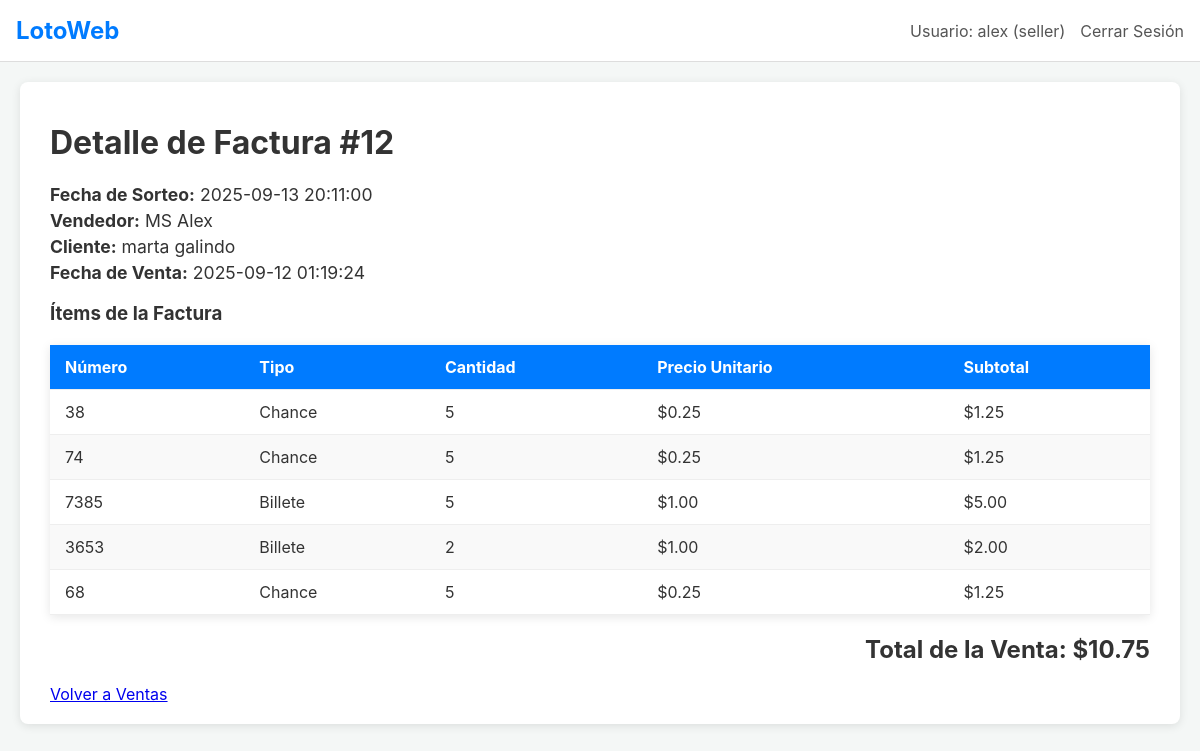
The app's page /sales/12 (signed in) with its own data.
### tables this page shows
CREATE TABLE users (
    id INTEGER PRIMARY KEY AUTOINCREMENT,
    username TEXT UNIQUE NOT NULL,
    password TEXT NOT NULL,
    role TEXT NOT NULL, -- 'admin' or 'seller'
    name TEXT,
    phone TEXT,
    province TEXT,
    commission_percentage REAL,
    join_date TIMESTAMP NOT NULL DEFAULT CURRENT_TIMESTAMP
);

CREATE TABLE invoices (
    id INTEGER PRIMARY KEY AUTOINCREMENT,
    raffle_id INTEGER NOT NULL,
    client_id INTEGER NOT NULL,
    seller_id INTEGER NOT NULL,
    creation_date TIMESTAMP NOT NULL DEFAULT CURRENT_TIMESTAMP,
    total_amount REAL NOT NULL,
    FOREIGN KEY (raffle_id) REFERENCES raffles (id),
    FOREIGN KEY (client_id) REFERENCES clients (id),
    FOREIGN KEY (seller_id) REFERENCES users (id)
);

CREATE TABLE raffles (
    id INTEGER PRIMARY KEY AUTOINCREMENT,
    raffle_date TIMESTAMP NOT NULL,
    first_prize TEXT,
    second_prize TEXT,
    third_prize TEXT,
    results_entered BOOLEAN NOT NULL DEFAULT 0
);

CREATE TABLE clients (
    id INTEGER PRIMARY KEY AUTOINCREMENT,
    name TEXT NOT NULL,
    last_name TEXT,
    phone TEXT,
    address TEXT,
    seller_id INTEGER NOT NULL,
    join_date TIMESTAMP NOT NULL DEFAULT CURRENT_TIMESTAMP,
    FOREIGN KEY (seller_id) REFERENCES users (id)
);

CREATE TABLE invoice_items (
    id INTEGER PRIMARY KEY AUTOINCREMENT,
    invoice_id INTEGER NOT NULL,
    number TEXT NOT NULL, -- 2 or 4 digits
    item_type TEXT NOT NULL, -- 'billete' or 'chance'
    quantity INTEGER NOT NULL,
    price_per_unit REAL NOT NULL,
    sub_total REAL NOT NULL,
    FOREIGN KEY (invoice_id) REFERENCES invoices (id)
);

### app.py (the view)
@app.route('/sales/<int:invoice_id>')
@login_required
def sale_detail(invoice_id):
    conn = get_db_connection()
    base_query = '''
        SELECT i.id, i.total_amount, i.creation_date,
               r.raffle_date,
               c.name as client_name, c.last_name as client_last_name,
               u.name as seller_name
        FROM invoices i
        JOIN raffles r ON i.raffle_id = r.id
        JOIN clients c ON i.client_id = c.id
        JOIN users u ON i.seller_id = u.id
        WHERE i.id = ?
    '''
    params = [invoice_id]
    if session['user_role'] == 'seller':
        base_query += ' AND i.seller_id = ?'
        params.append(session['user_id'])
    invoice = conn.execute(base_query, tuple(params)).fetchone()
    if invoice is None:
        flash('Factura no encontrada o sin permiso para verla.', 'danger')
        conn.close()
        return redirect(url_for('list_sales'))
    items = conn.execute('SELECT * FROM invoice_items WHERE invoice_id = ?', (invoice_id,)).fetchall()
    conn.close()
    return render_template('sale_detail.html', invoice=invoice, items=items)

### app.py (called while the page is built)
def login_required(f):
    @wraps(f)
    def decorated_function(*args, **kwargs):
        if 'user_id' not in session:
            return redirect(url_for('login'))
        return f(*args, **kwargs)
    return decorated_function

### database.py (called while the page is built)
def get_db_connection():
    if 'DATABASE_URL' in os.environ:
        conn = psycopg2.connect(os.environ['DATABASE_URL'])
    else:
        conn = sqlite3.connect('lottery.db')
        conn.row_factory = sqlite3.Row
    return conn

### templates/sale_detail.html (shortened to what this page needs)
{% extends 'layout.html' %}
{% block content %}
<div class="detail-container">
    <div class="header-bar">
        <h1>Detalle de Factura #{{ invoice['id'] }}</h1>
    </div>
    <div class="detail-info">
        <p><strong>Fecha de Sorteo:</strong> {{ invoice['raffle_date'] }}</p>
        <p><strong>Vendedor:</strong> {{ invoice['seller_name'] }}</p>
        <p><strong>Cliente:</strong> {{ invoice['client_name'] }} {{ invoice['client_last_name'] }}</p>
        <p><strong>Fecha de Venta:</strong> {{ invoice['creation_date'] }}</p>
    </div>
    <h3>Ítems de la Factura</h3>
    <table>
        <thead>
            <tr>
                <th>Número</th>
                <th>Tipo</th>
                <th>Cantidad</th>
                <th>Precio Unitario</th>
                <th>Subtotal</th>
            </tr>
        </thead>
        <tbody>
            {% for item in items %}
            <tr>
                <td>{{ item['number'] }}</td>
                <td>{{ item['item_type']|capitalize }}</td>
                <td>{{ item['quantity'] }}</td>
                <td>${{ '%.2f'|format(item['price_per_unit']) }}</td>
                <td>${{ '%.2f'|format(item['sub_total']) }}</td>
            </tr>
            {% endfor %}
        </tbody>
    </table>
    <div class="total-section">
        <h2>Total de la Venta: ${{ '%.2f'|format(invoice['total_amount']) }}</h2>
    </div>
    <a href="{{ url_for('list_sales') }}" class="btn-back">Volver a Ventas</a>
</div>
{% endblock %}

### templates/layout.html (shortened to what this page needs)
<!doctype html>
<html lang="es">
  <head>
    <link rel="stylesheet" href="{{ url_for('static', filename='style.css') }}">
  </head>
  <body>
    <nav class="navbar">
        <a href="{{ url_for('index') }}" class="navbar-brand">LotoWeb</a>
        {% if 'user_id' in session %}
            <div class="navbar-menu">
                <span class="navbar-item">Usuario: {{ session['username'] }} ({{ session['user_role'] }})</span>
                <a href="{{ url_for('logout') }}" class="navbar-item">Cerrar Sesión</a>
            </div>
        {% endif %}
    </nav>
    <div class="container">
        {% block content %}{% endblock %}
    </div>
  </body>
</html>

### static/style.css (style rules this page uses)
body { font-family: -apple-system, BlinkMacSystemFont, "Segoe UI", Roboto, "Helvetica Neue", Arial, sans-serif; margin: 0; background-color: #f4f7f6; color: #333; }
.container { padding: 20px; max-width: 1200px; margin: 0 auto; }
.navbar { background-color: #ffffff; padding: 1rem; border-bottom: 1px solid #ddd; display: flex; justify-content: space-between; align-items: center; }
.navbar-brand { font-size: 1.5rem; font-weight: bold; color: #007bff; text-decoration: none; }
.navbar-menu { display: flex; align-items: center; }
.navbar-item { margin-left: 15px; color: #555; text-decoration: none; }
table { width: 100%; border-collapse: collapse; margin-top: 20px; background: #fff; box-shadow: 0 2px 10px rgba(0,0,0,0.1); }
tr { border-bottom: 1px solid #eee; }
th, td { text-align: left; padding: 12px 15px; }
thead { background-color: #007bff; color: #fff; }
tbody tr:nth-child(even) { background-color: #f9f9f9; }

### templates/sale_detail.html (style rules this page uses)
.detail-container { background: #fff; padding: 20px 30px; border-radius: 8px; box-shadow: 0 2px 10px rgba(0,0,0,0.1); }
.detail-info p { margin: 5px 0; font-size: 1.1rem; }
.total-section { text-align: right; margin-top: 20px; }

### records on screen
users: username "alex", user_role "seller", seller_name "MS Alex"
invoices: id "12", creation_date "2025-09-12 01:19:24", total_amount "10.75"
raffles: raffle_date "2025-09-13 20:11:00"
clients: client_name "marta", client_last_name "galindo"
invoice_items: number "38", item_type "Chance", quantity "5", price_per_unit "0.25", sub_total "1.25"
invoice_items: number "74", item_type "Chance", quantity "5", price_per_unit "0.25", sub_total "1.25"
invoice_items: number "7385", item_type "Billete", quantity "5", price_per_unit "1.00", sub_total "5.00"
invoice_items: number "3653", item_type "Billete", quantity "2", price_per_unit "1.00", sub_total "2.00"
invoice_items: number "68", item_type "Chance", quantity "5", price_per_unit "0.25", sub_total "1.25"
